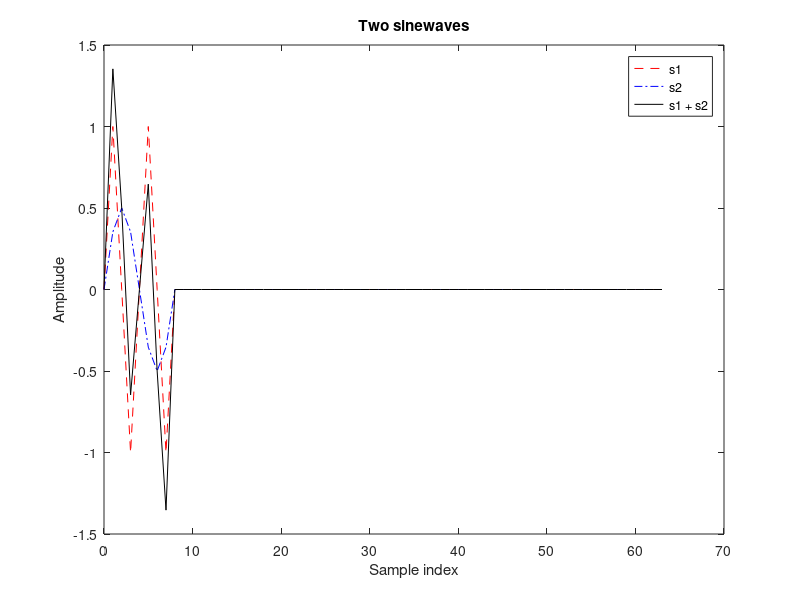
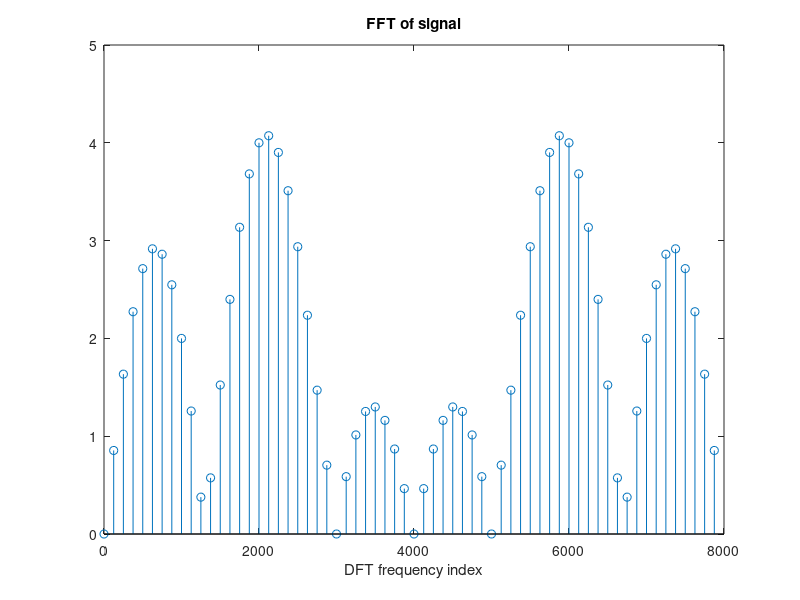

The MATLAB source for these figures, in order:
close all;
clear;
fs = 8000;
f1 = 2000;
f2 = 1000;
A1 = 1;
A2 = 0.5;
N = 8;
Z = 64;
 
t = 0:(N-1);
tt = 0:(Z-1);
s1 = A1*sin(2*pi*(f1/fs)*t);
s2 = A2*sin(2*pi*(f2/fs)*t);
 
%% Zero-pad the signals
s1 = [s1, zeros(1, Z-N)];
s2 = [s2, zeros(1, Z-N)];
s = s1 + s2;
 
 
%% Plot signals
h = figure;
plot(tt, s1, 'r--');
hold on;
plot(tt, s2, 'b-.');
plot(tt, s, 'k-');
xlabel('Sample index');
ylabel('Amplitude');
title('Two sinewaves');
legend('s1', 's2', 's1 + s2');
print(h, '-dpng', 'lab7_sinewaves_zeropad_b.png');
 
%% Compute/plot fft
ffs = fft(s);
fidx = (fs/Z)*linspace(0, Z-1, Z);
h = figure;
stem(fidx, abs(ffs));
title('FFT of signal');
xlabel('DFT frequency index');
print(h, '-dpng', 'lab7_sinewaves_zeropad_fft_b.png');